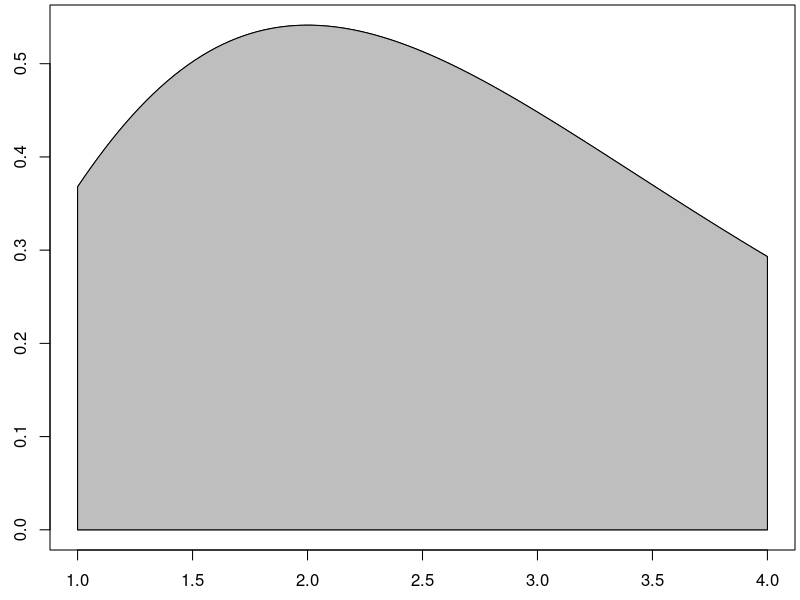

This figure's R source:
library(knitr)

#Shades a rug diagram for a probability mass function. 
#Inputs: 
#  x - a vector of data points
#  p - a corresponding vector of probabilities or frequencies
#All widths are 1 unit wide. 
draw_pmf <- function(x,p){
  xs <- c(rbind(x-1/2,x-1/2,x+1/2,x+1/2))
  px <- c(rbind(0,p,p,0))
  par(mar=c(2.5,2.5,0.25,0.25))
  plot.new()
  plot(xs,px,type="l")
  polygon(xs,px,col="gray")
}

#Shades a rug diagram (shades area under) for a function f from a to b. 
#Inputs: 
#  f - a function f(x)
#  a - left end of the rug
#  b - right end of the rug
#  num_points - how many point are sent into f for plotting. 
draw_rug <- function(f,a,b,num_points=100){
  x <- c(a,seq(a,b,(b-a)/num_points),b,a)
  y <- c(0,f(seq(a,b,(b-a)/num_points)),0,0)
  par(mar=c(2.5,2.5,0.25,0.25))
  plot(x,y,type = "l")
  polygon(x,y,col="gray")
}

#Draws rectangles over the top of a given function.
#The midpoint of top of each rectangle passes through the function. 
#  f - a function f(x)
#  a - left end of graph
#  b - right end of graph
#  num_rectangles - how many rectangles to plot.
#  method - One of "left", "right", or "mid".  Defaults to mid.
draw_rect_approx <- function(f,a,b,num_rectangles, method = "mid"){
  n <- num_rectangles
  dx <- (b-a)/n
  x <- c(a,seq(a,b,dx/100),b,a)
  y <- c(0,f(seq(a,b,dx/100)),0,0)
  par(mar=c(2.5,2.5,0.25,0.25))
  plot(x,y,type = "l")
  
  if(method == "left"){
    xi <- seq(a+0*dx/2,b-dx/2,dx)
    lines(xi,f(xi),type = "h")
    lines(xi,f(xi),type = "s")
    lines(c(xi[n],xi[n]+dx),f(c(xi[n],xi[n])),type = "l")
    lines(c(xi[n],xi[n]+dx),f(c(xi[n],xi[n])),type = "h")
  }
  else if(method == "right"){
    xi <- seq(a+dx,b+dx/2,dx)
    lines(xi-dx,f(xi),type = "h")
    lines(xi-dx,f(xi),type = "s")
    lines(c(xi[n]-dx,xi[n]),f(c(xi[n],xi[n])),type = "l")
    lines(c(xi[n]-dx,xi[n]),f(c(xi[n],xi[n])),type = "h")
  } 
  else{#Use midpoint
    xi <- seq(a+dx/2,b,dx)
    lines(xi-dx/2,f(xi),type = "h")
    lines(xi-dx/2,f(xi),type = "s")
    lines(c(xi[n]-dx/2,xi[n]+dx/2),f(c(xi[n],xi[n])),type = "l")
    lines(c(xi[n]-dx/2,xi[n]+dx/2),f(c(xi[n],xi[n])),type = "h")
  }
}



g <- function(x){x^2*exp(-x)}
a <- 1
b <- 4
n <- 6
draw_rug(g,1,4)

n <- 1000000
dx <- (b-a)/n
xi <- seq(a+dx,b,dx)  #Can you tell what part of this line of code has us use right endpoints?
#data.frame(right_point = xi, function_at_xi = g(xi), area_i = g(xi)*dx)
c(riemann_sum_using_right_endpoints = sum(g(xi)*dx))
Area = sum(g(xi)*dx)

f <- function(x){1/Area*g(x)}
n <- 1000000
dx <- (b-a)/n
xi <- seq(a+dx,b,dx)  #Can you tell what part of this line of code has us use right endpoints?
#data.frame(right_point = xi, function_at_xi = g(xi), area_i = g(xi)*dx)
Area_f = sum(f(xi)*dx)
Area_f

EX = sum(xi*f(xi)*dx)
EX

VarX = sum((xi-EX)^2*f(xi)*dx)
VarX